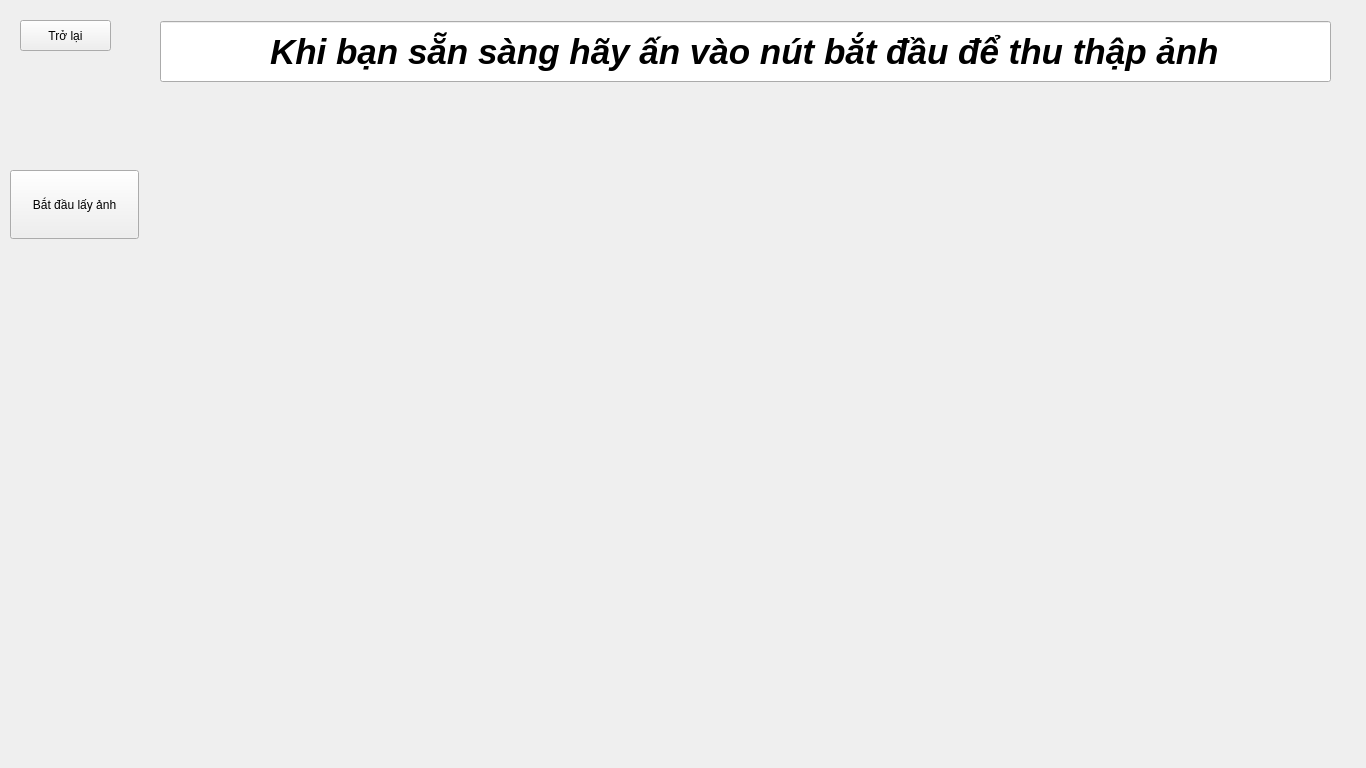
<?xml version="1.0" encoding="UTF-8"?>
<ui version="4.0">
 <class>FaceIdUpdater</class>
 <widget class="QWidget" name="FaceIdUpdater">
  <property name="geometry">
   <rect>
    <x>0</x>
    <y>0</y>
    <width>1366</width>
    <height>768</height>
   </rect>
  </property>
  <property name="windowTitle">
   <string>Form</string>
  </property>
  <widget class="QPushButton" name="back_button">
   <property name="geometry">
    <rect>
     <x>20</x>
     <y>20</y>
     <width>91</width>
     <height>31</height>
    </rect>
   </property>
   <property name="text">
    <string>Trở lại</string>
   </property>
   <property name="checkable">
    <bool>true</bool>
   </property>
  </widget>
  <widget class="QLineEdit" name="info_line">
   <property name="geometry">
    <rect>
     <x>160</x>
     <y>21</y>
     <width>1171</width>
     <height>61</height>
    </rect>
   </property>
   <property name="font">
    <font>
     <pointsize>26</pointsize>
     <italic>true</italic>
     <bold>true</bold>
    </font>
   </property>
   <property name="cursor">
    <cursorShape>ArrowCursor</cursorShape>
   </property>
   <property name="text">
    <string>Khi bạn sẵn sàng hãy ấn vào nút bắt đầu để thu thập ảnh</string>
   </property>
   <property name="alignment">
    <set>Qt::AlignCenter</set>
   </property>
  </widget>
  <widget class="QPushButton" name="start_capture_image_button">
   <property name="geometry">
    <rect>
     <x>10</x>
     <y>170</y>
     <width>129</width>
     <height>69</height>
    </rect>
   </property>
   <property name="sizePolicy">
    <sizepolicy hsizetype="Preferred" vsizetype="Preferred">
     <horstretch>0</horstretch>
     <verstretch>0</verstretch>
    </sizepolicy>
   </property>
   <property name="text">
    <string>Bắt đầu lấy ảnh</string>
   </property>
   <property name="checkable">
    <bool>true</bool>
   </property>
  </widget>
  <widget class="QWidget" name="cam_widget" native="true">
   <property name="geometry">
    <rect>
     <x>159</x>
     <y>133</y>
     <width>1171</width>
     <height>601</height>
    </rect>
   </property>
   <property name="sizePolicy">
    <sizepolicy hsizetype="Preferred" vsizetype="Preferred">
     <horstretch>0</horstretch>
     <verstretch>0</verstretch>
    </sizepolicy>
   </property>
  </widget>
 </widget>
 <resources/>
 <connections/>
</ui>
